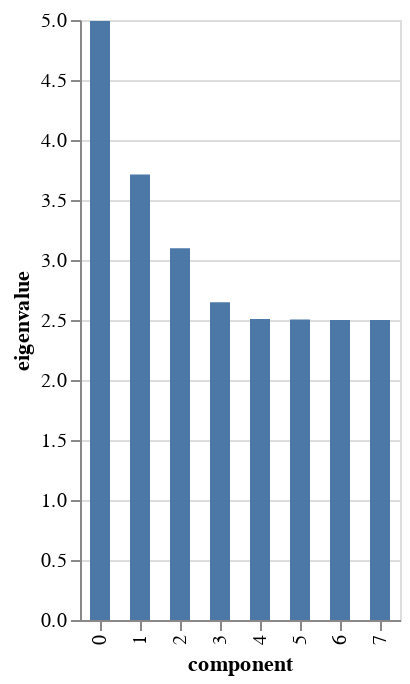

This figure's notebook cell:
### Code cell
famd.scree_plot()

### Figure 1 — Vega-Lite specification as saved in the notebook (floating-point values rounded to 4 significant figures)
{"config": {"view": {"continuousWidth": 300, "continuousHeight": 300}}, "data": {"name": "data-cd551c48a4918f51196e238f767c7f89"}, "mark": {"type": "bar", "size": 10}, "encoding": {"tooltip": [{"field": "component", "type": "nominal"}, {"field": "eigenvalue", "type": "quantitative"}, {"field": "% of variance", "type": "quantitative"}, {"field": "% of variance (cumulative)", "type": "quantitative"}], "x": {"field": "component", "type": "nominal"}, "y": {"field": "eigenvalue", "type": "quantitative"}}, "$schema": "https://vega.github.io/schema/vega-lite/v5.16.3.json", "datasets": {"data-cd551c48a4918f51196e238f767c7f89": [{"component": "0", "eigenvalue": 4.991, "% of variance": 8.25, "% of variance (cumulative)": 8.25}, {"component": "1", "eigenvalue": 3.713, "% of variance": 6.137, "% of variance (cumulative)": 14.39}, {"component": "2", "eigenvalue": 3.099, "% of variance": 5.122, "% of variance (cumulative)": 19.51}, {"component": "3", "eigenvalue": 2.649, "% of variance": 4.378, "% of variance (cumulative)": 23.89}, {"component": "4", "eigenvalue": 2.509, "% of variance": 4.147, "% of variance (cumulative)": 28.03}, {"component": "5", "eigenvalue": 2.505, "% of variance": 4.14, "% of variance (cumulative)": 32.17}, {"component": "6", "eigenvalue": 2.5, "% of variance": 4.132, "% of variance (cumulative)": 36.31}, {"component": "7", "eigenvalue": 2.5, "% of variance": 4.132, "% of variance (cumulative)": 40.44}]}}
